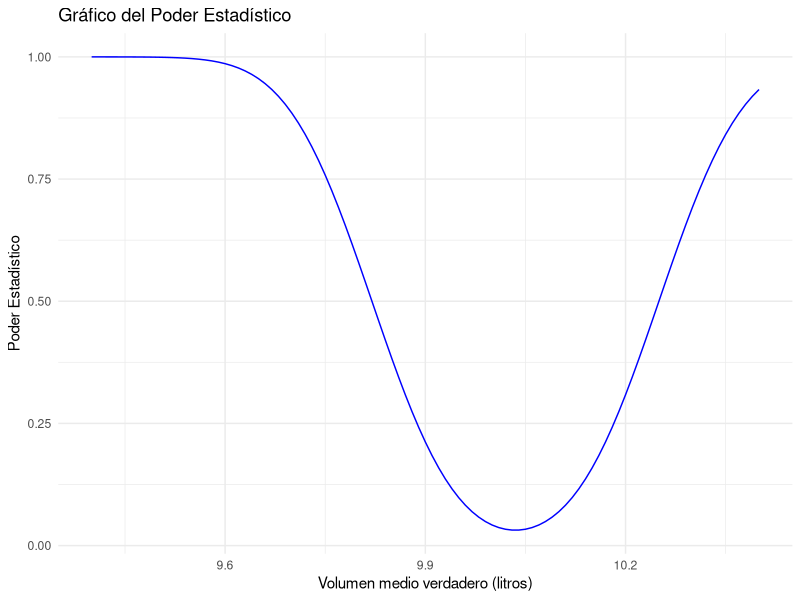

R code for this plot:
## ---- chunk 1
library(ggplot2)

# Parámetros
n <- 100                    # Tamaño de la muestra
sigma <- 1                   # Desviación estándar
media_nula <- 10             # Media bajo la hipótesis nula
limInf <- 9.82               # Límite inferior de rechazo
limSup <- 10.25              # Límite superior de rechazo

# Error estándar de la media
SE <- sigma / sqrt(n)

# Verdaderos valores de la media entre 9.4 y 10.4
medias_verdaderas <- seq(9.4, 10.4, by = 0.01)

# Función para calcular el poder estadístico para un valor de la media alternativa
calcular_poder <- function(media_alternativa) {
  # Probabilidad de rechazar H0 cuando H0 es falsa (en las colas)
  prob_inf <- pnorm(limInf, mean = media_alternativa, sd = SE)
  prob_sup <- 1 - pnorm(limSup, mean = media_alternativa, sd = SE)
  poder <- prob_inf + prob_sup
  return(poder)
}

# Calcular el poder para cada valor de la media verdadera
poderes <- sapply(medias_verdaderas, calcular_poder)

# Crear el gráfico del poder estadístico
df_poder <- data.frame(media = medias_verdaderas, poder = poderes)

ggplot(df_poder, aes(x = media, y = poder)) +
  geom_line(color = "blue") +
  labs(title = "Gráfico del Poder Estadístico",
       x = "Volumen medio verdadero (litros)",
       y = "Poder Estadístico") +
  theme_minimal()


# Parámetros conocidos
alpha <- 0.05        # Nivel de significación
poder_deseado <- 0.8 # Poder deseado
sigma <- 1           # Desviación estándar
media_nula <- 10     # Media bajo H0
media_alternativa <- 9.82  # Media bajo HA (puedes cambiarla si quieres otra)

# Valor Z para alfa/2 (nivel de significación de dos colas)
z_alpha <- qnorm(1 - alpha / 2)

# Valor Z para el poder deseado
z_beta <- qnorm(poder_deseado)

# Diferencia entre la media nula y la media alternativa
delta <- abs(media_nula - media_alternativa)

# Cálculo del tamaño de la muestra
n <- ( (z_alpha + z_beta) * sigma / delta )^2
n <- ceiling(n) # Redondear hacia arriba para obtener un número entero de bidones

n

